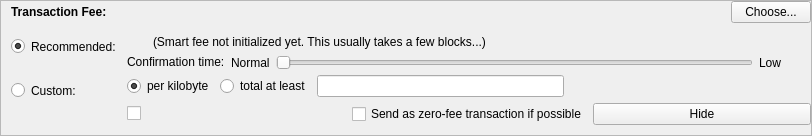
    <widget class="QFrame" name="frameFee">
     <property name="sizePolicy">
      <sizepolicy hsizetype="Expanding" vsizetype="Expanding">
       <horstretch>0</horstretch>
       <verstretch>0</verstretch>
      </sizepolicy>
     </property>
     <property name="maximumSize">
      <size>
       <width>16777215</width>
       <height>16777215</height>
      </size>
     </property>
     <property name="frameShape">
      <enum>QFrame::StyledPanel</enum>
     </property>
     <property name="frameShadow">
      <enum>QFrame::Sunken</enum>
     </property>
     <layout class="QVBoxLayout" name="verticalLayoutFee1">
      <property name="spacing">
       <number>0</number>
      </property>
      <property name="leftMargin">
       <number>0</number>
      </property>
      <property name="topMargin">
       <number>0</number>
      </property>
      <property name="rightMargin">
       <number>0</number>
      </property>
      <property name="bottomMargin">
       <number>0</number>
      </property>
      <item>
       <layout class="QVBoxLayout" name="verticalLayoutFee2" stretch="0,0,0">
        <property name="spacing">
         <number>0</number>
        </property>
        <property name="leftMargin">
         <number>10</number>
        </property>
        <property name="topMargin">
         <number>0</number>
        </property>
        <item>
         <layout class="QHBoxLayout" name="horizontalLayoutFee1">
          <property name="bottomMargin">
           <number>0</number>
          </property>
          <item>
           <layout class="QVBoxLayout" name="verticalLayoutFee7">
            <property name="spacing">
             <number>0</number>
            </property>
            <item>
             <spacer name="verticalSpacerSmartFee">
              <property name="orientation">
               <enum>Qt::Vertical</enum>
              </property>
              <property name="sizeType">
               <enum>QSizePolicy::Fixed</enum>
              </property>
              <property name="sizeHint" stdset="0">
               <size>
                <width>1</width>
                <height>4</height>
               </size>
              </property>
             </spacer>
            </item>
            <item>
             <layout class="QHBoxLayout" name="horizontalLayoutSmartFee">
              <property name="spacing">
               <number>10</number>
              </property>
              <item>
               <widget class="QLabel" name="labelFeeHeadline">
                <property name="sizePolicy">
                 <sizepolicy hsizetype="Preferred" vsizetype="Maximum">
                  <horstretch>0</horstretch>
                  <verstretch>0</verstretch>
                 </sizepolicy>
                </property>
                <property name="font">
                 <font>
                  <weight>75</weight>
                  <bold>true</bold>
                 </font>
                </property>
                <property name="styleSheet">
                 <string notr="true">font-weight:bold;</string>
                </property>
                <property name="text">
                 <string>Transaction Fee:</string>
                </property>
               </widget>
              </item>
              <item>
               <widget class="QLabel" name="labelFeeMinimized">
                <property name="text">
                 <string/>
                </property>
               </widget>
              </item>
             </layout>
            </item>
            <item>
             <spacer name="verticalSpacer_5">
              <property name="orientation">
               <enum>Qt::Vertical</enum>
              </property>
              <property name="sizeHint" stdset="0">
               <size>
                <width>1</width>
                <height>1</height>
               </size>
              </property>
             </spacer>
            </item>
           </layout>
          </item>
          <item>
           <spacer name="horizontalSpacer_4">
            <property name="orientation">
             <enum>Qt::Horizontal</enum>
            </property>
            <property name="sizeHint" stdset="0">
             <size>
              <width>40</width>
              <height>20</height>
             </size>
            </property>
           </spacer>
          </item>
          <item>
           <widget class="QPushButton" name="buttonChooseFee">
            <property name="text">
             <string>Choose...</string>
            </property>
           </widget>
          </item>
         </layout>
        </item>
        <item>
         <widget class="QFrame" name="frameFeeSelection">
          <layout class="QVBoxLayout" name="verticalLayoutFee12">
           <property name="spacing">
            <number>0</number>
           </property>
           <property name="leftMargin">
            <number>0</number>
           </property>
           <property name="topMargin">
            <number>0</number>
           </property>
           <property name="rightMargin">
            <number>0</number>
           </property>
           <property name="bottomMargin">
            <number>0</number>
           </property>
           <item>
            <layout class="QGridLayout" name="gridLayoutFee">
             <property name="topMargin">
              <number>10</number>
             </property>
             <property name="bottomMargin">
              <number>4</number>
             </property>
             <property name="horizontalSpacing">
              <number>10</number>
             </property>
             <property name="verticalSpacing">
              <number>4</number>
             </property>
             <item row="1" column="1">
              <layout class="QVBoxLayout" name="verticalLayoutFee8">
               <property name="spacing">
                <number>6</number>
               </property>
               <item>
                <layout class="QHBoxLayout" name="horizontalLayoutFee13">
                 <item>
                  <widget class="QRadioButton" name="radioCustomPerKilobyte">
                   <property name="toolTip">
                    <string>If the custom fee is set to 1000 duffs and the transaction is only 250 bytes, then &quot;per kilobyte&quot; only pays 250 duffs in fee,&lt;br /&gt;while &quot;at least&quot; pays 1000 duffs. For transactions bigger than a kilobyte both pay by kilobyte.</string>
                   </property>
                   <property name="text">
                    <string>per kilobyte</string>
                   </property>
                   <property name="checked">
                    <bool>true</bool>
                   </property>
                   <attribute name="buttonGroup">
                    <string notr="true">groupCustomFee</string>
                   </attribute>
                  </widget>
                 </item>
                 <item>
                  <widget class="QRadioButton" name="radioCustomAtLeast">
                   <property name="toolTip">
                    <string>If the custom fee is set to 1000 duffs and the transaction is only 250 bytes, then &quot;per kilobyte&quot; only pays 250 duffs in fee,&lt;br /&gt;while &quot;total at least&quot; pays 1000 duffs. For transactions bigger than a kilobyte both pay by kilobyte.</string>
                   </property>
                   <property name="text">
                    <string>total at least</string>
                   </property>
                   <attribute name="buttonGroup">
                    <string notr="true">groupCustomFee</string>
                   </attribute>
                  </widget>
                 </item>
                 <item>
                  <widget class="BitcoinAmountField" name="customFee"/>
                 </item>
                 <item>
                  <spacer name="horizontalSpacer_6">
                   <property name="orientation">
                    <enum>Qt::Horizontal</enum>
                   </property>
                   <property name="sizeHint" stdset="0">
                    <size>
                     <width>1</width>
                     <height>1</height>
                    </size>
                   </property>
                  </spacer>
                 </item>
                </layout>
               </item>
               <item>
                <layout class="QHBoxLayout" name="horizontalLayoutFee8">
                 <item>
                  <widget class="QCheckBox" name="checkBoxMinimumFee">
                   <property name="toolTip">
                    <string>Paying only the minimum fee is just fine as long as there is less transaction volume than space in the blocks.&lt;br /&gt;But be aware that this can end up in a never confirming transaction once there is more demand for nodescape transactions than the network can process.</string>
                   </property>
                   <property name="text">
                    <string/>
                   </property>
                  </widget>
                 </item>
                 <item>
                  <widget class="QCheckBox" name="checkBoxFreeTx">
                   <property name="text">
                    <string>Send as zero-fee transaction if possible</string>
                   </property>
                  </widget>
                 </item>
                 <item>
                  <widget class="QPushButton" name="buttonMinimizeFee">
                   <property name="toolTip">
                    <string>collapse fee-settings</string>
                   </property>
                   <property name="layoutDirection">
                    <enum>Qt::LeftToRight</enum>
                   </property>
                   <property name="text">
                    <string>Hide</string>
                   </property>
                  </widget>
                 </item>
                </layout>
               </item>
              </layout>
             </item>
             <item row="0" column="0">
              <layout class="QVBoxLayout" name="verticalLayoutFee4" stretch="0,1">
               <item>
                <widget class="QRadioButton" name="radioSmartFee">
                 <property name="styleSheet">
                  <string notr="true">margin-top: 6px</string>
                 </property>
                 <property name="text">
                  <string>Recommended:</string>
                 </property>
                 <property name="checked">
                  <bool>true</bool>
                 </property>
                 <attribute name="buttonGroup">
                  <string notr="true">groupFee</string>
                 </attribute>
                </widget>
               </item>
               <item>
                <spacer name="verticalSpacer_2">
                 <property name="orientation">
                  <enum>Qt::Vertical</enum>
                 </property>
                 <property name="sizeHint" stdset="0">
                  <size>
                   <width>1</width>
                   <height>1</height>
                  </size>
                 </property>
                </spacer>
               </item>
              </layout>
             </item>
             <item row="1" column="0">
              <layout class="QVBoxLayout" name="verticalLayoutFee9" stretch="0,1">
               <item>
                <widget class="QRadioButton" name="radioCustomFee">
                 <property name="styleSheet">
                  <string notr="true">margin-top: 8px</string>
                 </property>
                 <property name="text">
                  <string>Custom:</string>
                 </property>
                 <attribute name="buttonGroup">
                  <string notr="true">groupFee</string>
                 </attribute>
                </widget>
               </item>
               <item>
                <spacer name="verticalSpacer_6">
                 <property name="orientation">
                  <enum>Qt::Vertical</enum>
                 </property>
                 <property name="sizeHint" stdset="0">
                  <size>
                   <width>1</width>
                   <height>1</height>
                  </size>
                 </property>
                </spacer>
               </item>
              </layout>
             </item>
             <item row="0" column="1">
              <layout class="QVBoxLayout" name="verticalLayoutFee3" stretch="0,0,1">
               <property name="spacing">
                <number>6</number>
               </property>
               <property name="topMargin">
                <number>2</number>
               </property>
               <item>
                <layout class="QHBoxLayout" name="horizontalLayoutFee12">
                 <item>
                  <widget class="QLabel" name="labelSmartFee">
                   <property name="text">
                    <string/>
                   </property>
                   <property name="margin">
                    <number>2</number>
                   </property>
                  </widget>
                 </item>
                 <item>
                  <widget class="QLabel" name="labelFeeEstimation">
                   <property name="text">
                    <string/>
                   </property>
                  </widget>
                 </item>
                 <item>
                  <widget class="QLabel" name="labelSmartFee2">
                   <property name="text">
                    <string>(Smart fee not initialized yet. This usually takes a few blocks...)</string>
                   </property>
                   <property name="margin">
                    <number>2</number>
                   </property>
                  </widget>
                 </item>
                 <item>
                  <spacer name="horizontalSpacer_5">
                   <property name="orientation">
                    <enum>Qt::Horizontal</enum>
                   </property>
                   <property name="sizeHint" stdset="0">
                    <size>
                     <width>1</width>
                     <height>1</height>
                    </size>
                   </property>
                  </spacer>
                 </item>
                </layout>
               </item>
               <item>
                <layout class="QHBoxLayout" name="horizontalLayoutFee9">
                 <item>
                  <layout class="QVBoxLayout" name="verticalLayoutFee6">
                   <item>
                    <widget class="QLabel" name="labelSmartFee3">
                     <property name="text">
                      <string>Confirmation time:</string>
                     </property>
                     <property name="margin">
                      <number>2</number>
                     </property>
                    </widget>
                   </item>
                   <item>
                    <spacer name="verticalSpacer_3">
                     <property name="orientation">
                      <enum>Qt::Vertical</enum>
                     </property>
                     <property name="sizeHint" stdset="0">
                      <size>
                       <width>1</width>
                       <height>1</height>
                      </size>
                     </property>
                    </spacer>
                   </item>
                  </layout>
                 </item>
                 <item>
                  <layout class="QHBoxLayout" name="horizontalLayout_3">
                   <property name="rightMargin">
                    <number>30</number>
                   </property>
                   <item>
                    <layout class="QHBoxLayout" name="horizontalLayoutFee10"/>
                   </item>
                   <item>
                    <widget class="QLabel" name="labelSmartFeeNormal">
                     <property name="text">
                      <string>Normal</string>
                     </property>
                    </widget>
                   </item>
                   <item>
                    <widget class="QSlider" name="sliderSmartFee">
                     <property name="cursor">
                      <cursorShape>PointingHandCursor</cursorShape>
                     </property>
                     <property name="minimum">
                      <number>0</number>
                     </property>
                     <property name="maximum">
                      <number>24</number>
                     </property>
                     <property name="pageStep">
                      <number>1</number>
                     </property>
                     <property name="value">
                      <number>0</number>
                     </property>
                     <property name="orientation">
                      <enum>Qt::Horizontal</enum>
                     </property>
                     <property name="invertedAppearance">
                      <bool>false</bool>
                     </property>
                     <property name="invertedControls">
                      <bool>false</bool>
                     </property>
                     <property name="tickPosition">
                      <enum>QSlider::NoTicks</enum>
                     </property>
                    </widget>
                   </item>
                   <item>
                    <widget class="QLabel" name="labelSmartFeeFast">
                     <property name="text">
                      <string>Low</string>
                     </property>
                    </widget>
                   </item>
                  </layout>
                 </item>
                </layout>
               </item>
               <item>
                <spacer name="verticalSpacer_4">
                 <property name="orientation">
                  <enum>Qt::Vertical</enum>
                 </property>
                 <property name="sizeHint" stdset="0">
                  <size>
                   <width>1</width>
                   <height>1</height>
                  </size>
                 </property>
                </spacer>
               </item>
              </layout>
             </item>
            </layout>
           </item>
           <item>
            <layout class="QHBoxLayout" name="horizontalLayoutFee5">
             <property name="spacing">
              <number>8</number>
             </property>
             <property name="bottomMargin">
              <number>4</number>
             </property>
            </layout>
           </item>
           <item>
            <spacer name="verticalSpacerFee2">
             <property name="orientation">
              <enum>Qt::Vertical</enum>
             </property>
             <property name="sizeHint" stdset="0">
              <size>
               <width>1</width>
               <height>1</height>
              </size>
             </property>
            </spacer>
           </item>
          </layout>
         </widget>
        </item>
        <item>
         <spacer name="verticalSpacerFee">
          <property name="orientation">
           <enum>Qt::Vertical</enum>
          </property>
          <property name="sizeHint" stdset="0">
           <size>
            <width>800</width>
            <height>1</height>
           </size>
          </property>
         </spacer>
        </item>
       </layout>
      </item>
     </layout>
    </widget>
